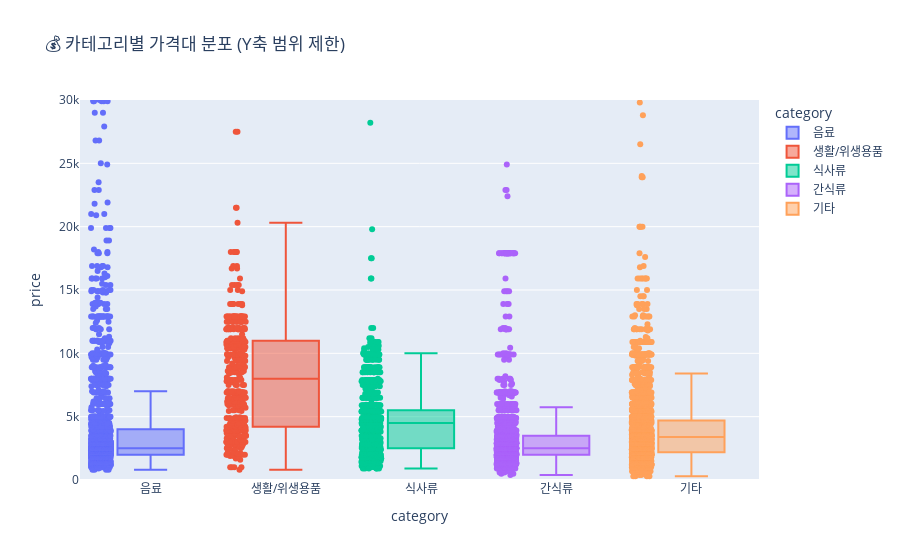

Write notebook code for a chart like this one.
### Markdown cell above
카테고리별 가격 분포

### Code cell
fig_box = px.box(df, 
                 x='category', 
                 y='price', 
                 color='category',
                 title='💰 카테고리별 가격대 분포 (Y축 범위 제한)',
                 points="all")

fig_box.update_layout(yaxis_range=[0, 30000])

fig_box.show()

### Figure 1 — Plotly figure (JSON) as saved in the notebook; plotly's stock layout.template omitted (floating-point values rounded to 4 significant figures; data arrays with more than 128 entries replaced by an {"elided": "..."} marker saying what was removed)
{"data": [{"alignmentgroup": "True", "boxpoints": "all", "hovertemplate": "category=%{x}<br>price=%{y}<extra></extra>", "legendgroup": "음료", "marker": {"color": "#636efa"}, "name": "음료", "notched": false, "offsetgroup": "음료", "orientation": "v", "showlegend": true, "type": "box", "x": {"elided": "1876 str values"}, "x0": " ", "xaxis": "x", "y": {"elided": "1876 int values"}, "y0": " ", "yaxis": "y"}, {"alignmentgroup": "True", "boxpoints": "all", "hovertemplate": "category=%{x}<br>price=%{y}<extra></extra>", "legendgroup": "생활/위생용품", "marker": {"color": "#EF553B"}, "name": "생활/위생용품", "notched": false, "offsetgroup": "생활/위생용품", "orientation": "v", "showlegend": true, "type": "box", "x": {"elided": "443 str values"}, "x0": " ", "xaxis": "x", "y": {"elided": "443 int values"}, "y0": " ", "yaxis": "y"}, {"alignmentgroup": "True", "boxpoints": "all", "hovertemplate": "category=%{x}<br>price=%{y}<extra></extra>", "legendgroup": "식사류", "marker": {"color": "#00cc96"}, "name": "식사류", "notched": false, "offsetgroup": "식사류", "orientation": "v", "showlegend": true, "type": "box", "x": {"elided": "787 str values"}, "x0": " ", "xaxis": "x", "y": {"elided": "787 int values"}, "y0": " ", "yaxis": "y"}, {"alignmentgroup": "True", "boxpoints": "all", "hovertemplate": "category=%{x}<br>price=%{y}<extra></extra>", "legendgroup": "간식류", "marker": {"color": "#ab63fa"}, "name": "간식류", "notched": false, "offsetgroup": "간식류", "orientation": "v", "showlegend": true, "type": "box", "x": {"elided": "1572 str values"}, "x0": " ", "xaxis": "x", "y": {"elided": "1572 int values"}, "y0": " ", "yaxis": "y"}, {"alignmentgroup": "True", "boxpoints": "all", "hovertemplate": "category=%{x}<br>price=%{y}<extra></extra>", "legendgroup": "기타", "marker": {"color": "#FFA15A"}, "name": "기타", "notched": false, "offsetgroup": "기타", "orientation": "v", "showlegend": true, "type": "box", "x": {"elided": "2261 str values"}, "x0": " ", "xaxis": "x", "y": {"elided": "2261 int values"}, "y0": " ", "yaxis": "y"}], "layout": {"boxmode": "overlay", "legend": {"title": {"text": "category"}, "tracegroupgap": 0}, "title": {"text": "💰 카테고리별 가격대 분포 (Y축 범위 제한)"}, "xaxis": {"anchor": "y", "categoryarray": ["음료", "생활/위생용품", "식사류", "간식류", "기타"], "categoryorder": "array", "domain": [0, 1], "title": {"text": "category"}}, "yaxis": {"anchor": "x", "domain": [0, 1], "range": [0, 30000], "title": {"text": "price"}}}}
